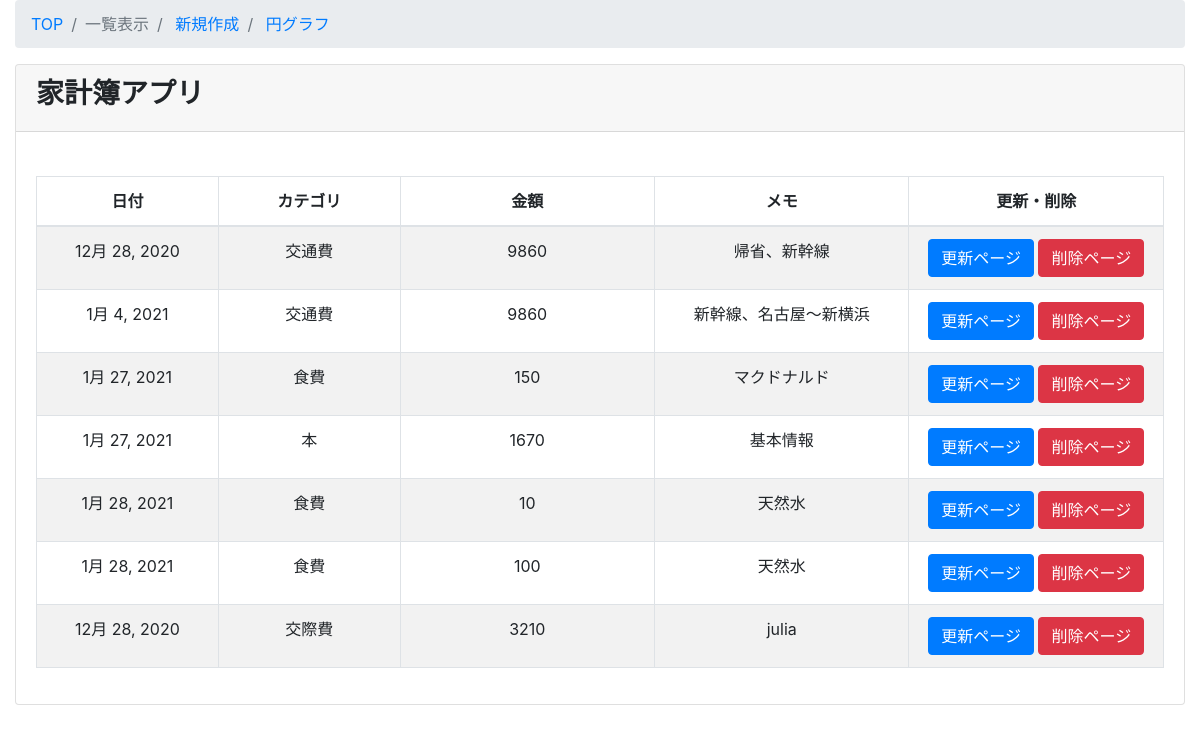
Page /kakeibo/kakeibo_list/ on the committed database.
### kakeibo/models.py (models this page shows, shortened)
class Kakeibo(models.Model):
    class Meta:
        db_table = "kakeibo"
        verbose_name = "家計簿"
        verbose_name_plural = "家計簿"
    date = models.DateField(verbose_name="日付", default=datetime.now)
    category = models.ForeignKey(Category, on_delete=models.PROTECT, verbose_name="カテゴリ")
    money = models.IntegerField(verbose_name="金額", help_text="単位は日本円")
    memo = models.CharField(verbose_name="メモ", max_length=500,help_text="必須項目です。")

class Category(models.Model):
    class Meta:
        db_table = "category"
        verbose_name = "カテゴリ"
        verbose_name_plural = "カテゴリ"
    category_name = models.CharField(max_length=255, unique=True)
    def __str__(self):
        return self.category_name

### kakeibo/views.py (the view)
# urls.py: path('kakeibo_list/', views.KakeiboListView.as_view(), name='kakeibo_list'),
class KakeiboListView(ListView):
   model = Kakeibo
   template_name = 'kakeibo/kakeibo_list.html'
   def queryset(self):
       return Kakeibo.objects.all()

### kakeibo/templates/kakeibo/kakeibo_list.html
{% extends 'kakeibo/base.html' %}
{% block content %}
 <div class="content-wrapper">
   <div class="container-fluid">
     <ol class="breadcrumb">
       <li class="breadcrumb-item">
         <a href="{% url 'kakeibo:kakeibo_list' %}">TOP</a>
       </li>
       <li class="breadcrumb-item active">一覧表示</li>
       <li class="breadcrumb-item">
         <a href="{% url 'kakeibo:kakeibo_create' %}">新規作成</a>
       </li>
       <li class="breadcrumb-item">
           <a href="{% url 'kakeibo:kakeibo_circle' %}">円グラフ</a>
       </li>
     </ol>
     <div class="card mb-3">
       <div class="card-header">
         <h3><b>家計簿アプリ</b></h3></div>
       <div class="card-body">
         <div class="table-responsive">
         <table id=kakeibo_list width="100%" class="table table-striped table-bordered table-hover">
             <thead>
               <tr>
                 <th class="text-center">日付</th>
                 <th class="text-center">カテゴリ</th>
                 <th class="text-center">金額</th>
                 <th class="text-center">メモ</th>
                 <th class="text-center">更新・削除</th>
               </tr>
             </thead>
             <tbody>
               {% for item in object_list %}
                 <tr class="odd gradeX text-center">
                   <td class="text-center" width="100">{{ item.date}}</td>
                   <td class="text-center" width="100">{{ item.category }}</td>
                   <td class="text-center" width="140">{{ item.money }}</td>
                   <td class="text-center" width="140">{{ item.memo }}</td>
                   <td class="text-center" width="140">
                     <a class="btn btn-primary" href="{% url 'kakeibo:kakeibo_update' item.pk %}" >
                     更新ページ</a>
                     <a class="btn btn-danger" href="{% url 'kakeibo:kakeibo_delete' item.pk %}">削除ページ</a>
                   </td>
                 </tr>
             {% endfor %}
             </tbody>
           </table>
       </div>
      </div>
      </div>
   </div>
  </div>
{% endblock content %}

### kakeibo/templates/kakeibo/base.html (shortened to what this page needs)
<!doctype html>
<html>
<head>
  <link rel="stylesheet" href="https://maxcdn.bootstrapcdn.com/bootstrap/4.0.0-beta.2/css/bootstrap.min.css">
  <link rel="stylesheet" href="https://cdn.datatables.net/t/bs-3.3.6/jqc-1.12.0,dt-1.10.11/datatables.min.css"/>
<body>
  {% block content %}{% endblock %}
</body>
</html>

### rows in the picture
Kakeibo: date "12月 28, 2020", category "交通費", money "9860", memo "帰省、新幹線"
Kakeibo: date "1月 4, 2021", category "交通費", money "9860", memo "新幹線、名古屋〜新横浜"
Kakeibo: date "1月 27, 2021", category "食費", money "150", memo "マクドナルド"
Kakeibo: date "1月 27, 2021", category "本", money "1670", memo "基本情報"
Kakeibo: date "1月 28, 2021", category "食費", money "10", memo "天然水"
Kakeibo: date "1月 28, 2021", category "食費", money "100", memo "天然水"
Kakeibo: date "12月 28, 2020", category "交際費", money "3210", memo "julia"
